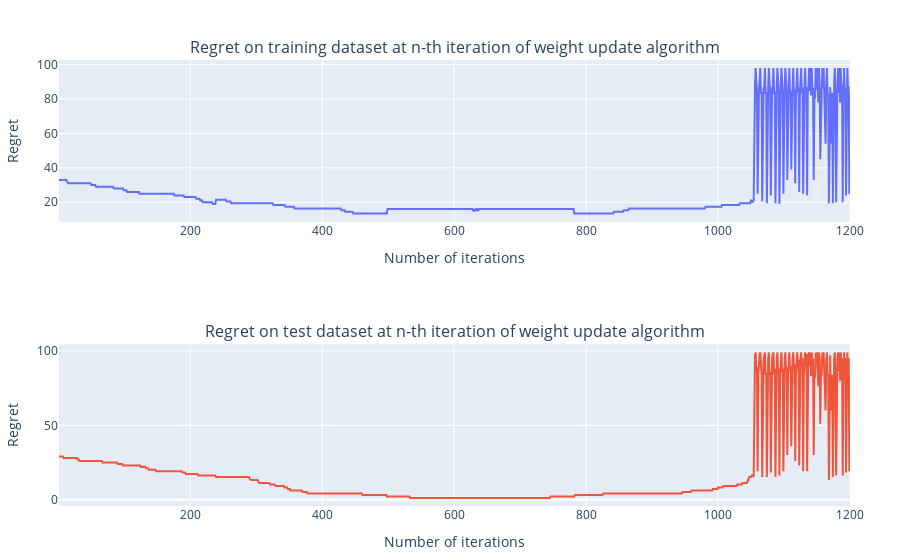

Write notebook code for a chart like this one.
### Code cell
p1 = plot(x=1:n_iter, sum.(train_regrets), name="Training regret", Layout(xaxis_title="Number of iterations", yaxis_title="Regret", title="Regret on training dataset at n-th iteration of weight update algorithm"))
p2 = plot(x=1:n_iter, sum.(test_regrets), name="Test regret", Layout(xaxis_title="Number of iterations", yaxis_title="Regret", title="Regret on test dataset at n-th iteration of weight update algorithm"))

p = [p1; p2]
relayout!(p, showlegend=false)
p

### Figure 1 — Plotly figure (JSON) as saved in the notebook; plotly's stock layout.template omitted (floating-point values rounded to 4 significant figures; data arrays with more than 128 entries replaced by an {"elided": "..."} marker saying what was removed)
{"data": [{"name": "Training regret", "type": "scatter", "x": {"elided": "1200 int values"}, "xaxis": "x1", "y": {"elided": "1200 float values"}, "yaxis": "y1"}, {"name": "Test regret", "type": "scatter", "x": {"elided": "1200 int values"}, "xaxis": "x2", "y": {"elided": "1200 float values"}, "yaxis": "y2"}], "layout": {"annotations": [{"font": {"size": 16}, "showarrow": false, "text": "Regret on training dataset at n-th iteration of weight update algorithm", "x": 0.5, "xanchor": "center", "xref": "paper", "y": 1, "yanchor": "bottom", "yref": "paper"}, {"font": {"size": 16}, "showarrow": false, "text": "Regret on test dataset at n-th iteration of weight update algorithm", "x": 0.5, "xanchor": "center", "xref": "paper", "y": 0.3625, "yanchor": "bottom", "yref": "paper"}], "margin": {"b": 50, "l": 50, "r": 50, "t": 60}, "showlegend": false, "xaxis1": {"anchor": "y1", "domain": [0, 1], "title": {"text": "Number of iterations"}}, "xaxis2": {"anchor": "y2", "domain": [0, 1], "title": {"text": "Number of iterations"}}, "yaxis1": {"anchor": "x1", "domain": [0.6375, 1], "title": {"text": "Regret"}}, "yaxis2": {"anchor": "x2", "domain": [5.551e-17, 0.3625], "title": {"text": "Regret"}}}}
